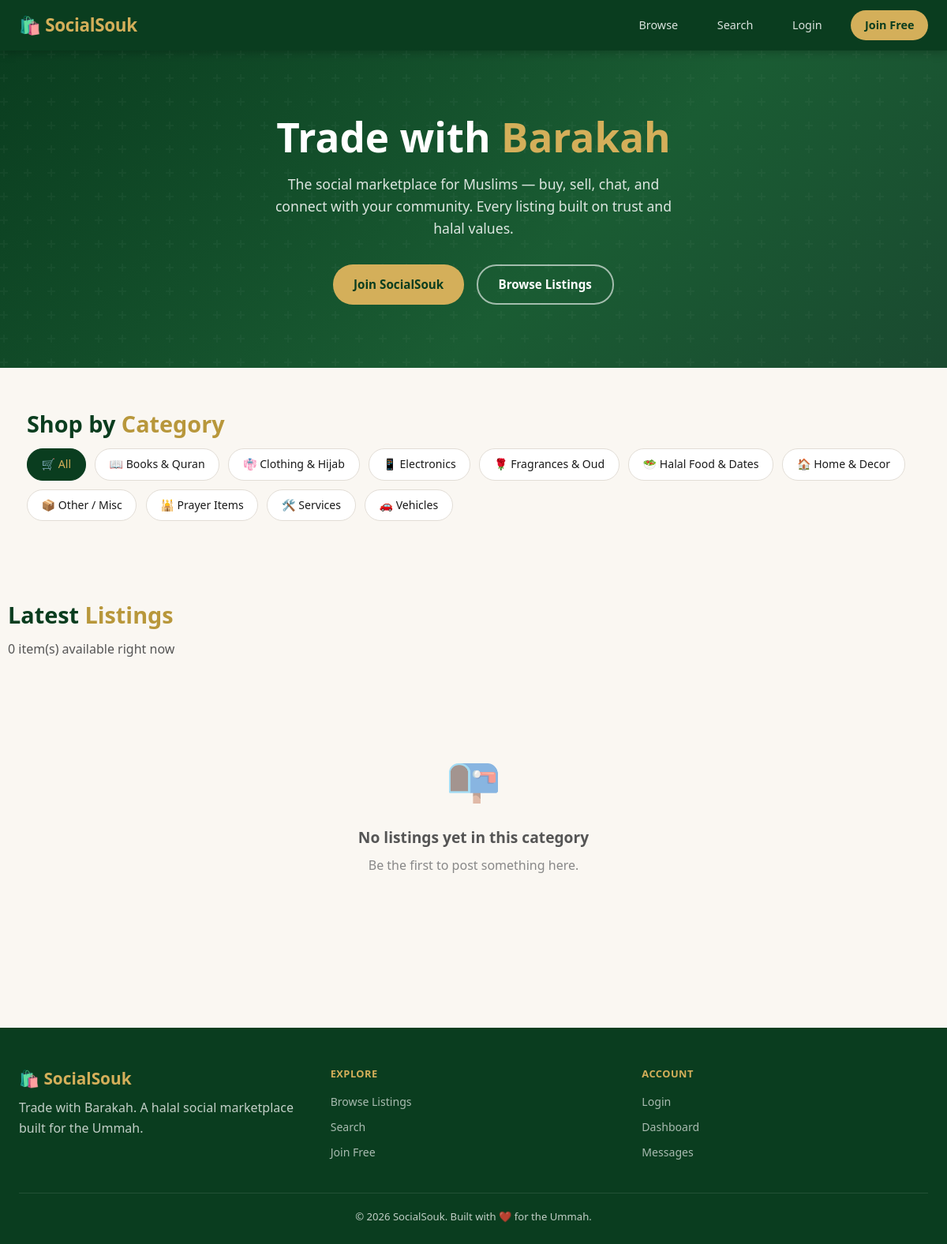
The page / on the database its author committed.
### tables this page shows
CREATE TABLE IF NOT EXISTS categories (
    id    INT UNSIGNED AUTO_INCREMENT PRIMARY KEY,
    name  VARCHAR(100) NOT NULL,
    slug  VARCHAR(100) NOT NULL UNIQUE,
    icon  VARCHAR(10)
);

### db.php (called while the page is built, shortened)
<?php
function e(string $s): string {
    return htmlspecialchars($s, ENT_QUOTES, 'UTF-8');
}
function auth(): ?array {
    return $_SESSION['user'] ?? null;
}

### index.php (the view, shortened to what this page needs)
<?php
require_once __DIR__ . '/db.php';
$user = auth();
$catSlug = $_GET['cat'] ?? '';
$categories = $pdo->query('SELECT * FROM categories ORDER BY name')->fetchAll();
$sql = "SELECT l.*, u.name AS seller_name, c.name AS cat_name, c.icon AS cat_icon
        FROM listings l
        JOIN users u ON u.id = l.user_id
        LEFT JOIN categories c ON c.id = l.category_id
        WHERE l.is_active = 1";
$params = [];
$sql .= ' ORDER BY l.created_at DESC LIMIT 24';
$stmt = $pdo->prepare($sql);
$stmt->execute($params);
$listings = $stmt->fetchAll();
?>
<!DOCTYPE html>
<html lang="en">
<head>
<link rel="stylesheet" href="style.css">
</head>
<body>
<nav class="navbar">
    <div class="nav-brand">🛍️ <?= e(SITE_NAME) ?></div>
    <div class="nav-links">
        <a href="index.php">Browse</a>
        <a href="search.php">Search</a>
        <?php if ($user): ?>
            <a href="create-listing.php">+ Sell Item</a>
            <a href="chat.php">Messages</a>
            <a href="dashboard.php">Dashboard</a>
            <?php if (!empty($user['is_admin'])): ?><a href="admin.php">Admin</a><?php endif; ?>
            <a href="profile.php?id=<?= (int) $user['id'] ?>"><?= e($user['name']) ?></a>
            <a href="logout.php" class="nav-btn">Logout</a>
        <?php else: ?>
            <a href="login.php">Login</a>
            <a href="register.php" class="nav-btn">Join Free</a>
        <?php endif; ?>
    </div>
</nav>
<header class="hero">
    <div class="hero-content">
        <h1>Trade with <span>Barakah</span></h1>
        <p>The social marketplace for Muslims — buy, sell, chat, and connect with your community. Every listing built on trust and halal values.</p>
        <div class="hero-actions">
            <?php if ($user): ?>
                <a href="create-listing.php" class="btn btn-primary">+ Post a Listing</a>
            <?php else: ?>
                <a href="register.php" class="btn btn-primary">Join SocialSouk</a>
            <?php endif; ?>
            <a href="#listings" class="btn btn-secondary">Browse Listings</a>
        </div>
    </div>
</header>
<div class="container" id="listings" style="padding-top:3rem">
    <h2 class="section-title">Shop by <span>Category</span></h2>
    <div class="category-grid">
        <a href="index.php" class="cat-chip <?= $catSlug === '' ? 'active' : '' ?>">🛒 All</a>
        <?php foreach ($categories as $c): ?>
            <a href="?cat=<?= e($c['slug']) ?>" class="cat-chip <?= $catSlug === $c['slug'] ? 'active' : '' ?>">
                <?= e($c['icon']) ?> <?= e($c['name']) ?>
            </a>
        <?php endforeach; ?>
    </div>
</div>
<div class="container section">
    <h2 class="section-title">Latest <span>Listings</span></h2>
    <p class="section-sub"><?= count($listings) ?> item(s) available right now</p>
    <?php if (!$listings): ?>
        <div class="empty-state">
            <div class="icon">📭</div>
            <h3>No listings yet in this category</h3>
            <p>Be the first to post something here.</p>
        </div>
    <?php endif; ?>
</div>
<footer>
    <div class="footer-grid">
        <div>
            <div class="footer-brand">🛍️ <?= e(SITE_NAME) ?></div>
            <p>Trade with Barakah. A halal social marketplace built for the Ummah.</p>
        </div>
        <div>
            <div class="footer-heading">Explore</div>
            <ul class="footer-links">
                <li><a href="index.php">Browse Listings</a></li>
                <li><a href="search.php">Search</a></li>
                <li><a href="register.php">Join Free</a></li>
            </ul>
        </div>
        <div>
            <div class="footer-heading">Account</div>
            <ul class="footer-links">
                <li><a href="login.php">Login</a></li>
                <li><a href="dashboard.php">Dashboard</a></li>
                <li><a href="chat.php">Messages</a></li>
            </ul>
        </div>
    </div>
    <div class="footer-bottom">&copy; <?= date('Y') ?> <?= e(SITE_NAME) ?>. Built with ❤️ for the Ummah.</div>
</footer>
</body>
</html>

### style.css (style rules this page uses)
:root { --green-deep: #0a3d1f; --green-mid: #1a5c33; --green-light: #2d7a4a; --gold: #d4af5a; --gold-dark: #b8973b; --gold-light: #f0d78a; --cream: #faf7f2; --white: #ffffff; --text: #1a1a1a; --text-mid: #555; --text-light: #888; --border: #e2ddd6; --shadow: 0 2px 16px rgba(0,0,0,.10); --shadow-lg: 0 8px 32px rgba(0,0,0,.15); --radius: 12px; --radius-sm: 8px; --transition: .2s ease; }
*, *::before, *::after { box-sizing: border-box; margin: 0; padding: 0; }
body { font-family: 'Segoe UI', system-ui, -apple-system, sans-serif; background: var(--cream); color: var(--text); line-height: 1.6; }
a { color: var(--green-mid); text-decoration: none; }
.navbar { background: var(--green-deep); padding: 0 1.5rem; display: flex; align-items: center; justify-content: space-between; height: 64px; position: sticky; top: 0; z-index: 100; box-shadow: 0 2px 12px rgba(0,0,0,.25); }
.nav-brand { font-size: 1.4rem; font-weight: 700; color: var(--gold); letter-spacing: -.3px; }
.nav-links { display: flex; align-items: center; gap: 1.5rem; }
.nav-links a { color: rgba(255,255,255,.85); font-size: .9rem; font-weight: 500; padding: .4rem .8rem; border-radius: 6px; transition: var(--transition); }
.nav-btn { background: var(--gold) !important; color: var(--green-deep) !important; font-weight: 700 !important; padding: .45rem 1.1rem !important; border-radius: 20px !important; }
.hero { background: linear-gradient(135deg, var(--green-deep) 0%, var(--green-mid) 60%, #1a4a30 100%); color: var(--white); padding: 5rem 1.5rem; text-align: center; position: relative; overflow: hidden; }
.hero::before { content: ''; position: absolute; inset: 0; }
.hero-content { position: relative; max-width: 680px; margin: 0 auto; }
.hero h1 { font-size: clamp(2rem, 5vw, 3.2rem); font-weight: 800; line-height: 1.15; margin-bottom: 1rem; }
.hero h1 span { color: var(--gold); }
.hero p { font-size: 1.1rem; opacity: .85; margin-bottom: 2rem; max-width: 520px; margin-left: auto; margin-right: auto; }
.hero-actions { display: flex; gap: 1rem; justify-content: center; flex-wrap: wrap; }
.btn { display: inline-flex; align-items: center; gap: .4rem; padding: .7rem 1.6rem; border-radius: 25px; font-size: .95rem; font-weight: 600; cursor: pointer; border: none; transition: var(--transition); text-decoration: none; }
.btn-primary { background: var(--gold); color: var(--green-deep); }
.btn-secondary { background: transparent; color: var(--white); border: 2px solid rgba(255,255,255,.6); }
.container { max-width: 1180px; margin: 0 auto; padding: 0 1.5rem; }
.section { padding: 4rem 0; }
.section-title { font-size: 1.8rem; font-weight: 700; color: var(--green-deep); margin-bottom: .5rem; }
.section-title span { color: var(--gold-dark); }
.section-sub { color: var(--text-mid); margin-bottom: 2.5rem; font-size: 1rem; }
.category-grid { display: flex; flex-wrap: wrap; gap: .7rem; margin-bottom: 2rem; }
.cat-chip { display: inline-flex; align-items: center; gap: .4rem; padding: .5rem 1.1rem; background: var(--white); border: 1.5px solid var(--border); border-radius: 20px; font-size: .88rem; font-weight: 500; cursor: pointer; transition: var(--transition); text-decoration: none; color: var(--text); }
.cat-chip:hover, .cat-chip.active { background: var(--green-deep); color: var(--gold); border-color: var(--green-deep); }
footer { background: var(--green-deep); color: rgba(255,255,255,.75); padding: 3rem 1.5rem 1.5rem; margin-top: 4rem; }
.footer-grid { display: grid; grid-template-columns: repeat(auto-fit, minmax(200px, 1fr)); gap: 2rem; max-width: 1180px; margin: 0 auto 2rem; }
.footer-brand { font-size: 1.3rem; font-weight: 700; color: var(--gold); margin-bottom: .5rem; }
.footer-heading { font-size: .8rem; font-weight: 700; color: var(--gold); text-transform: uppercase; letter-spacing: .5px; margin-bottom: .8rem; }
.footer-links { list-style: none; }
.footer-links li { margin-bottom: .4rem; }
.footer-links a { color: rgba(255,255,255,.65); font-size: .88rem; transition: var(--transition); }
.footer-bottom { text-align: center; border-top: 1px solid rgba(255,255,255,.1); padding-top: 1.2rem; font-size: .82rem; max-width: 1180px; margin: 0 auto; }
.empty-state { text-align: center; padding: 4rem 1rem; color: var(--text-light); }
.empty-state .icon { font-size: 3.5rem; margin-bottom: 1rem; opacity: .5; }
.empty-state h3 { font-size: 1.2rem; color: var(--text-mid); margin-bottom: .5rem; }

### rows shown on the page
categories: icon "📖", name "Books & Quran"
categories: icon "👘", name "Clothing & Hijab"
categories: icon "📱", name "Electronics"
categories: icon "🌹", name "Fragrances & Oud"
categories: icon "🥗", name "Halal Food & Dates"
categories: icon "🏠", name "Home & Decor"
categories: icon "📦", name "Other / Misc"
categories: icon "🕌", name "Prayer Items"
categories: icon "🛠️", name "Services"
categories: icon "🚗", name "Vehicles"

### other values the page prints
SITE_NAME "SocialSouk"
count($listings) "0"
